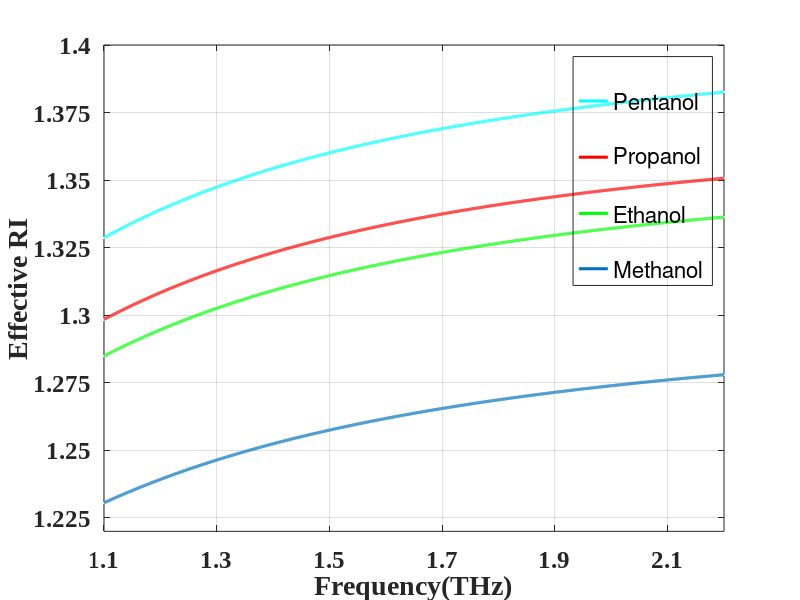

Reproduce this figure in MATLAB.
%%%%%%%%%%%%%%%%%%%%%%%%%%%%pentanol
start_1_lam1=[
    1.1
    1.2
    1.3
    1.4
    1.5
    1.6
    1.7
    1.8
    1.9
    2.0
    2.1
    2.2 
];

%FUNDAMENTAL MODE imaginary part
start_1_img=[
    1.3286724257013416
    1.3390002367891207       
    1.3474027043704384       
    1.3543216338793038       
    1.360080238843257        
    1.364922319033646        
    1.3690307168654154       
    1.3725449158827123       
    1.3755764301997973       
    1.3782071371986226       
    1.3805052265841493       
    1.382524580649738        
];

  x=1.1:0.0005:2.2;
  y=interp1(start_1_lam1,start_1_img,x,'spline');
plot(start_1_lam1,start_1_img,'.w',x,y,'cyan','LineWidth',2.2);
hold on

%%%%%%%%%%%%%%%%%%%%%%%%%%%%%propanol
start_5_lam1=[
    1.1
    1.2
    1.3
    1.4
    1.5
    1.6
    1.7
    1.8
    1.9
    2.0
    2.1
    2.2 
];

%FUNDAMENTAL MODE imaginary part
start_5_img=[
    1.2984231434546756
    1.3083443410524949       
    1.3164515055005277       
    1.3231505313690413       
    1.3287418681106862       
    1.3334543325010046       
    1.3374607311646167       
    1.3408936429208604       
    1.3438596450405218       
    1.3464371870723593       
    1.3486918809984123       
    1.3506757073472841       
];

  x=1.1:0.0005:2.2;
  y=interp1(start_5_lam1,start_5_img,x,'spline');
plot(start_5_lam1,start_5_img,'.w',x,y,'red','LineWidth',2.2);
hold on


%%%%%%%%%%%%%%%%%%%%%%%%%%%%%%ethanol
start_6_lam1=[
    1.1
    1.2
    1.3
    1.4
    1.5
    1.6
    1.7
    1.8
    1.9
    2.0
    2.1
    2.2 
];

%FUNDAMENTAL MODE imaginary part
start_6_img=[
  1.2848723275410223
  1.2945843512385564       
  1.30253916105768         
  1.3091246565207075       
  1.3146297768353827       
  1.3192757072089882       
  1.3232301135314941       
  1.3266220221945144       
  1.3295571069053933       
  1.3321071168253475       
  1.3343412603205176       
  1.3363088947492665       
];
 
  x=1.1:0.0005:2.2;
  y=interp1(start_6_lam1,start_6_img,x,'spline');
plot(start_6_lam1,start_6_img,'.w',x,y,'green','LineWidth',2.2);
hold on

%%%%%%%%%%%%%%%%%%%%%%%%%%%%%%methanol
start_7_lam1=[
    1.1
    1.2
    1.3
    1.4
    1.5
    1.6
    1.7
    1.8
    1.9
    2.0
    2.1
    2.2 
];

%FUNDAMENTAL MODE imaginary part
start_7_img=[
   1.2305576739651618
   1.239209153135565        
   1.2463876435995014       
   1.2523943795580275       
   1.2574619177768132       
   1.261773557988086        
   1.2654712003806534       
   1.2686659546378443       
   1.2714505622595649       
   1.273888067852976        
   1.2760408034678592       
   1.2779534057969701       
];
 
  x=1.1:0.0005:2.2;
  y=interp1(start_7_lam1,start_7_img,x,'spline');
plot(start_7_lam1,start_7_img,'.w',x,y,'LineWidth',2.2);


set(gca,'FontSize',12,'FontName','Times New Roman','fontweight','b','xtick',[1.1:0.2:2.2])
set(gca,'FontSize',12,'FontName','Times New Roman','fontweight','b','ytick',[1.2:0.025:1.4])
xlabel('Frequency(THz)','FontSize',16);
ylabel('Effective RI','FontSize',16);
set(gca,'FontSize',18); % size of tick marks on both axes
legend(' ','Pentanol',' ','Propanol',' ','Ethanol',' ','Methanol');
set(legend,'color','none');
%ylim([0.003 0.02]);
xlim([1.1 2.2]);
grid on